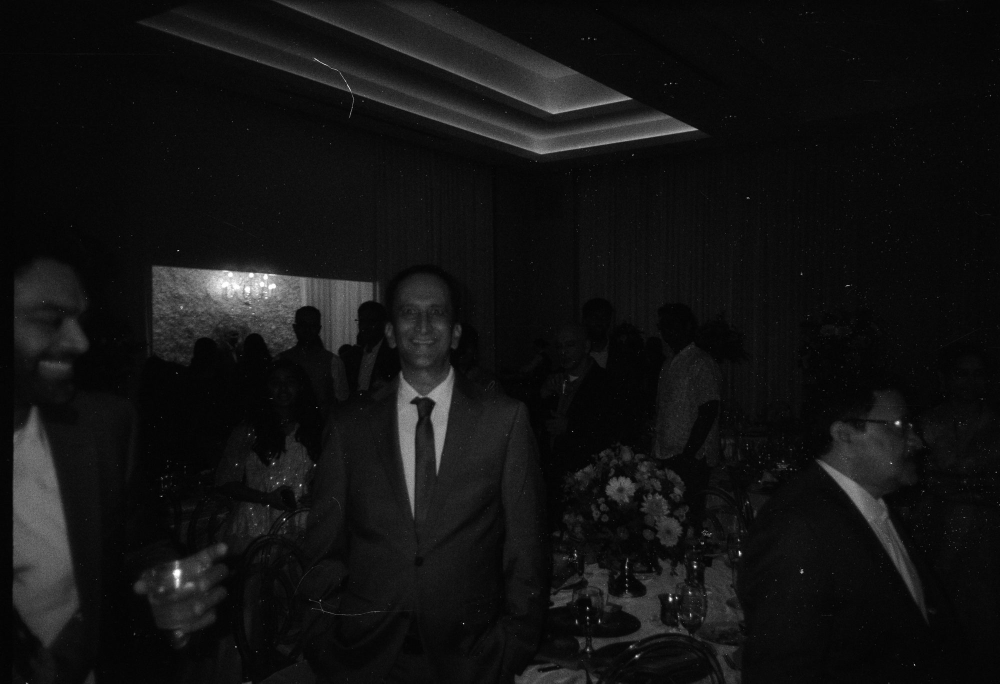
#> input picture images/film/foma400_01.jpg, 2000 x 1367 px (shown at 1/2 size)
$ python -i import-scans.py   (imports and definitions only)
#> lines starting #> are read from the running program, lines starting #| are printed output that depends on the picture; after the words box and inside, x2 and y2 are one past the last pixel; in counts of white or black regions, pixels touching at a corner belong together
#> further down, picture is the input picture: PIL image 2000x1367 RGB; min 0, max 255, mean 18.7
"""Import a roll of film scans into the site, in two steps with a review between.

1. Plan: analyze a folder of scans.
     python3 scripts/import-scans.py plan <scan-folder> --stock portra400
   - Finds duplicate frames, both within the folder and against photos already
     on the site, using a perceptual "difference hash".
   - Proposes crops for white scanner borders and black frame edges (the gap
     between frames, once a negative is inverted) using per-row/column
     brightness profiles.
   - Writes import-plan.json and a review sheet (import-review.jpg) with each
     proposed crop drawn as a red line and each duplicate labelled.

2. Review: open the sheet. In import-plan.json, set "apply_crop": false for any
   proposed crop that is really part of the photo (sky, a white wall, a light
   leak), and "skip": false for a flagged duplicate you want to keep anyway.

3. Apply: export the frames.
     python3 scripts/import-scans.py apply import-plan.json
   - Writes images/film/<stock>_<NN>.jpg, numbered after the stock's existing
     photos, in frame order: approved crops applied, 2000px on the long edge,
     EXIF removed.
   Then run `npm run photos` to make thumbnails and update photos.json.

Needs Pillow: pip install pillow
"""
import argparse
import json
import re
import sys
from pathlib import Path
from PIL import Image, ImageChops, ImageDraw, ImageOps

Image.MAX_IMAGE_PIXELS = None  # film scans can be 10,000+ px wide
ROOT = Path(__file__).resolve().parent.parent
FILM = ROOT / "images" / "film"
EXTS = {".jpg", ".jpeg", ".png", ".tif", ".tiff"}
LONG = 2000          # exported long edge, px

# Duplicate detection
HASH_SIZE = 16       # 16x16 = 256-bit difference hash
DUPLICATE_BITS = 20  # hashes this close (of 256 bits) are treated as the same frame
NOISE = 3            # a bit only counts as different if the brightness steps differ by more than this

# White-border detection, all as shares of a row/column or of the image side
WHITE = 200          # a pixel counts as white if every channel is above this...
NEUTRAL = 45         # ...and its channels are within this of each other (not a colored light leak)
BAND = 0.45          # a line is part of the border band if this share of it is white
TAIL = 0.06          # keep trimming a ragged edge while the white share stays above this
MAX_REBATE = 0.08    # a dark film edge this wide may sit outside the white band
MAX_CUT = 0.18       # the band must end within this share of the side, or it's sky/wall
SOLID = 0.85         # a border has at least one line this white; a wall or sky is patchier
MARGIN = 0.003       # trim a hair past the band so no white sliver remains

# Black frame edges (the unexposed gap between frames comes out black once inverted)
DARK = 40            # a pixel counts as black if every channel is below this
DARK_BAND = 0.85     # a line is part of the black edge if this share of it is black
DARK_DROP = 0.2      # just past the band the black share must fall by this much, or it's a night scene
MAX_DARK_CUT = 0.05  # the black edge must end within this share of the side


# ---------------------------------------------------------------- helpers

# [8 lines left out: function frame_order, not called in this run]


def pixels(im):
    """All pixel values, row by row (get_flattened_data is Pillow 11.3+)."""
    return list(im.get_flattened_data() if hasattr(im, "get_flattened_data") else im.getdata())


# [24 lines left out: functions open_scan, dhash, distance, not called in this run]


def white_mask(im):
    """255 where a pixel is bright AND neutral (white or near-white), else 0."""
    r, g, b = im.split()
    bright = ImageChops.darker(ImageChops.darker(r, g), b).point(lambda v: 255 if v > WHITE else 0)
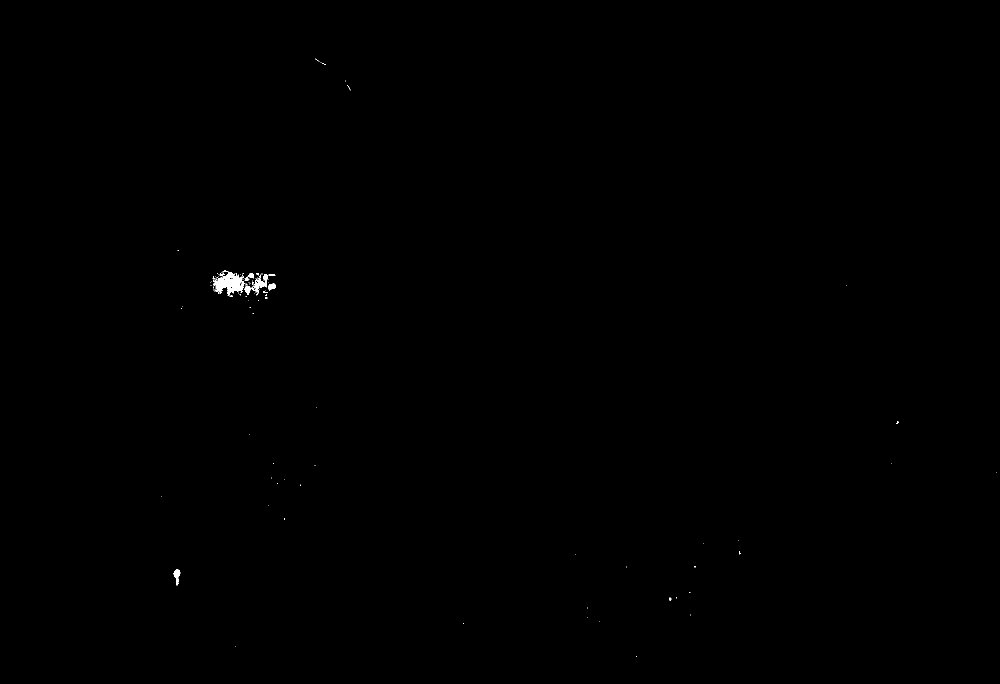
#> bright: PIL image 2000x1367 L (shown at 1/2 size); 0.12% white; 110 white regions (102 under 20 px), largest, box (x1, y1, x2, y2) and area: (426, 544, 494, 591) 1596, (502, 548, 536, 591) 517, (346, 1139, 361, 1171) 229
    spread = ImageChops.subtract(ImageChops.lighter(ImageChops.lighter(r, g), b),
                                 ImageChops.darker(ImageChops.darker(r, g), b))
#> spread: PIL image 2000x1367 L; every value is 0
    neutral = spread.point(lambda v: 255 if v < NEUTRAL else 0)
#> neutral: PIL image 2000x1367 L; every value is 255
    return ImageChops.darker(bright, neutral)


def dark_mask(im):
    """255 where every channel of a pixel is below DARK, else 0."""
    r, g, b = im.split()
    return ImageChops.lighter(ImageChops.lighter(r, g), b).point(lambda v: 255 if v < DARK else 0)
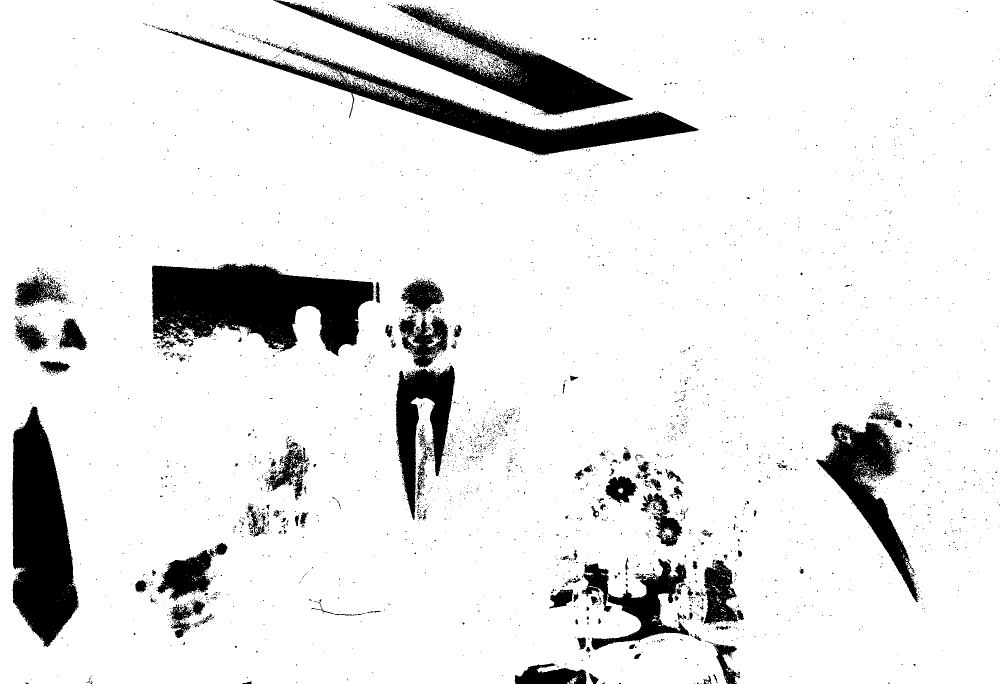
#> returned value: PIL image 2000x1367 L (shown at 1/2 size); 89.5% white; 3369 black regions (3203 under 20 px), largest, box (x1, y1, x2, y2) and area: (304, 527, 749, 712) 53352, (25, 813, 157, 1294) 42144, (315, 54, 1397, 311) 36142


def profile(mask, side):
    """Share of white pixels in each column (left/right) or row (top/bottom),
    ordered from that edge inward."""
    w, h = mask.size
    size = (w, 1) if side in ("left", "right") else (1, h)
    line = [v / 255 for v in pixels(mask.resize(size, Image.BOX))]
    return line[::-1] if side in ("right", "bottom") else line


def border_cut(p):
    """How much of a side to trim (0..MAX_CUT as a share), or 0 if there's no border.

    A border is a band of white lines that starts at the edge (optionally past a
    thin dark film edge), is nearly solid white somewhere, and then ends sharply.
    A bright area that is patchy or runs on past MAX_CUT (sky, a white wall) is
    part of the photo and is left alone."""
    n = len(p)
    i = 0
    while i < n * MAX_REBATE and p[i] < BAND:
        i += 1
    if i >= n * MAX_REBATE or p[i] < BAND:
        return 0.0                     # no white band near this edge
    if i and sum(p[:i]) / i > 0.1:
        return 0.0                     # what's outside the band must be a dark film edge
    j = i
    while j < n * MAX_CUT and p[j] >= BAND:
        j += 1
    if j >= n * MAX_CUT:
        return 0.0                     # runs on too far: sky or a wall, not a border
    if max(p[i:j]) < SOLID:
        return 0.0                     # never solid white: a wall or sky at the edge
    stop = min(n * MAX_CUT, j + (j - i) + 2)
    while j < stop and p[j] > TAIL:
        j += 1                         # ragged edge of a tilted border, at most as wide again
    if j >= n * MAX_CUT:
        return 0.0
    return round((j + n * MARGIN) / n, 4)


def dark_cut(p):
    """How much of a side to trim for a black frame edge (a share), or 0.

    The band is nearly solid black from the edge and ends sharply. A night scene
    is dark at the edge too, but it stays dark further in or fades out slowly."""
    n = len(p)
    i = 0
    while i < n * 0.005 and p[i] < DARK_BAND:
        i += 1                         # a hairline of scanner light at the very edge
    j = i
    while j < n * MAX_DARK_CUT and p[j] >= DARK_BAND:
        j += 1
    if j - i < 2 or j >= n * MAX_DARK_CUT:
        return 0.0
    after = p[j:j + max(3, round(n * 0.01))]
    if sum(p[i:j]) / (j - i) - sum(after) / len(after) < DARK_DROP:
        return 0.0
    return round((j + n * MARGIN) / n, 4)


def find_borders(im):
    """Share of each side to trim: a white scanner border, then any black frame
    edge just inside it."""
    white, dark = white_mask(im), dark_mask(im)
    cuts = {}
    for side in ("left", "top", "right", "bottom"):
        w = border_cut(profile(white, side))
        p = profile(dark, side)
        k = round(w * len(p))
        cuts[side] = round(w + dark_cut(p[k:]) * (len(p) - k) / len(p), 4)
#> this loop made 4 passes
#> after the loop, cuts = {'left': 0.016, 'top': 0, 'right': 0, 'bottom': 0}
    return cuts


# [5 lines left out: function cropped, not called in this run]


def next_number(stock):
    nums = [int(m.group(1)) for f in FILM.glob(f"{stock}_*.jpg") if (m := re.fullmatch(rf"{stock}_(\d+)", f.stem))]
    return max(nums, default=0) + 1


# ---------------------------------------------------------------- plan

# [124 lines left out: functions plan, review_sheet, apply, main, not called in this run]


# [2 lines not run here, left out]

>>> from PIL import Image
>>> picture = Image.open('../images/film/foma400_01.jpg')
>>> result = find_borders(picture)
#> result = {'left': 0.016, 'top': 0, 'right': 0, 'bottom': 0}

$ run again, on images/film/foma400_15.jpg
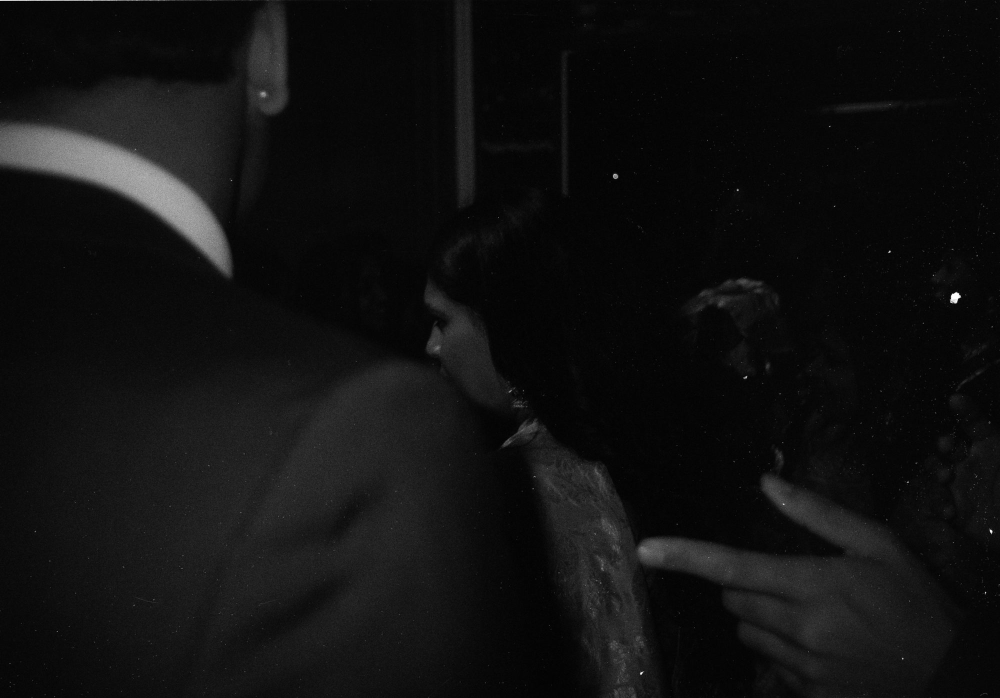
#> input picture images/film/foma400_15.jpg, 2000 x 1396 px (shown at 1/2 size)
#> picture is the input picture: PIL image 2000x1396 RGB; min 0, max 255, mean 16.6
#> bright: PIL image 2000x1396 L; 0.02% white; 18 white regions (16 under 20 px), largest, box (x1, y1, x2, y2) and area: (1902, 585, 1921, 607) 257, (0, 0, 231, 1) 231
#> spread: PIL image 2000x1396 L; every value is 0
#> neutral: PIL image 2000x1396 L; every value is 255
#> in dark_mask, `return ImageChops.lighter(ImageChops.lighter(r, g), b).point(lambda v:..`:
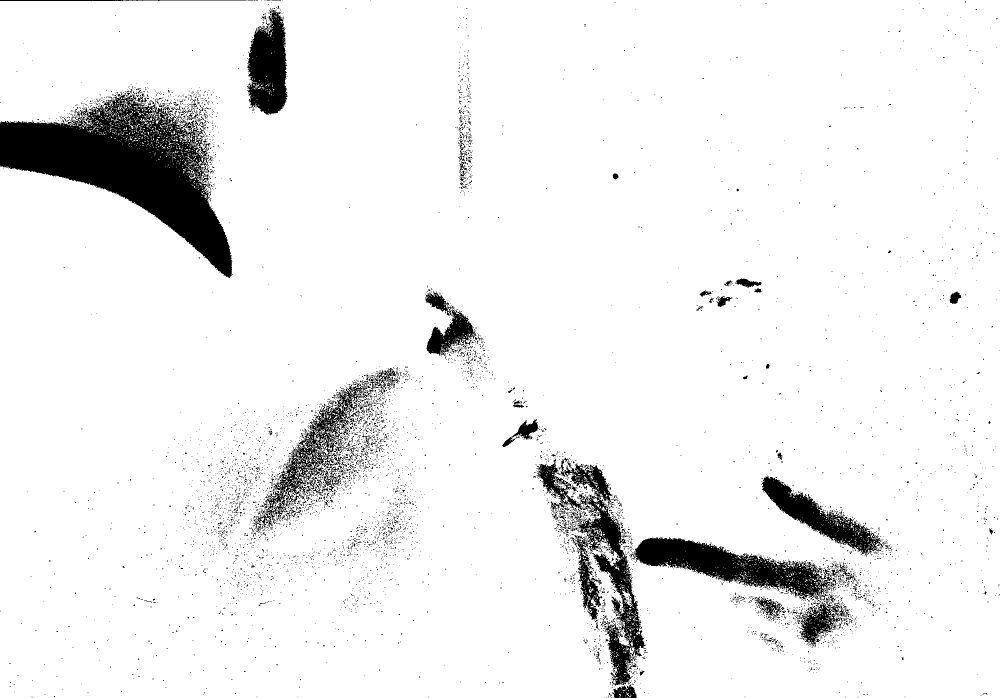
#> returned value: PIL image 2000x1396 L (shown at 1/2 size); 93.4% white; 6294 black regions (6130 under 20 px), largest, box (x1, y1, x2, y2) and area: (0, 188, 465, 556) 67606, (1264, 1074, 1690, 1294) 23534, (1072, 918, 1291, 1371) 22905
#> the loop in find_borders, `for side in ("left", "top", "right", "bottom"):` made 4 passes
#> after the loop in find_borders, `for side in ("left", "top", "right", "bottom"):`: cuts = {'left': 0, 'top': 0, 'right': 0, 'bottom': 0}

$ run again, on images/film/foma400_19.jpg
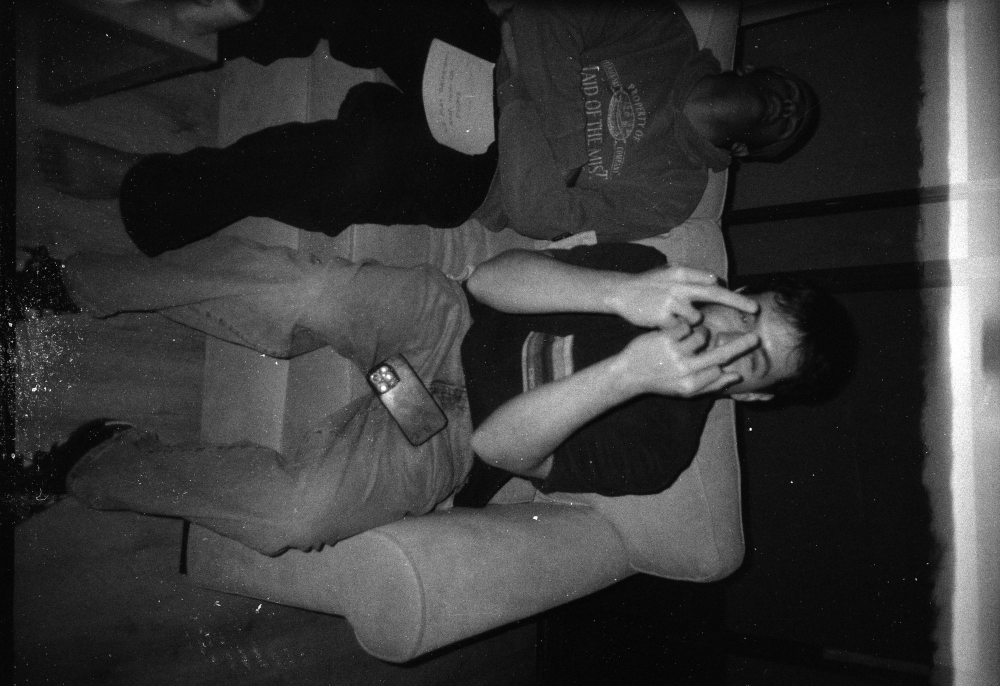
#> input picture images/film/foma400_19.jpg, 2000 x 1371 px (shown at 1/2 size)
#> picture is the input picture: PIL image 2000x1371 RGB; min 0, max 255, mean 54.9
#> in white_mask, `bright = ImageChops.darker(ImageChops.darker(r, g), b).point(lambda v:..`:
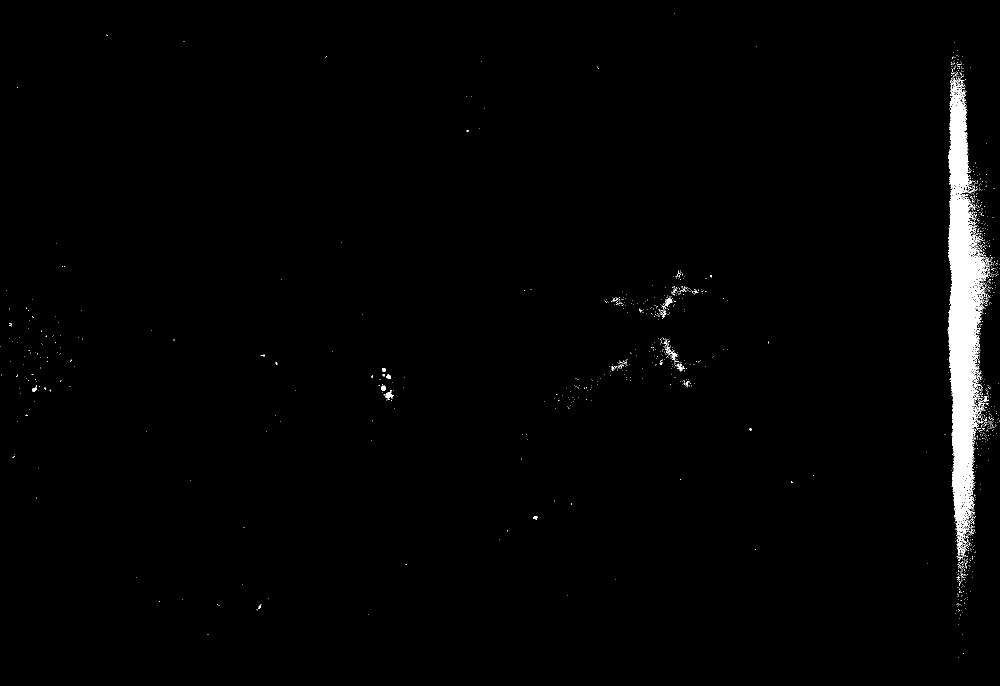
#> bright: PIL image 2000x1371 L (shown at 1/2 size); 1.5% white; 1540 white regions (1512 under 20 px), largest, box (x1, y1, x2, y2) and area: (1896, 155, 1978, 1112) 36539, (770, 780, 787, 797) 135, (1332, 692, 1355, 721) 130
#> spread: PIL image 2000x1371 L; every value is 0
#> neutral: PIL image 2000x1371 L; every value is 255
#> in dark_mask, `return ImageChops.lighter(ImageChops.lighter(r, g), b).point(lambda v:..`:
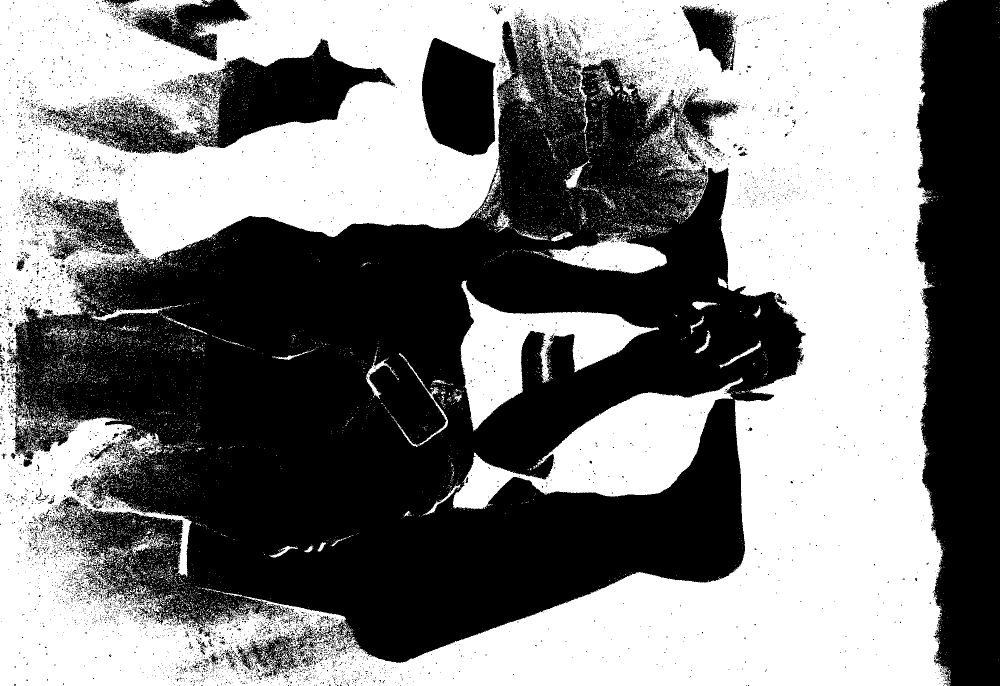
#> returned value: PIL image 2000x1371 L (shown at 1/2 size); 50.5% white; 6703 black regions (6495 under 20 px), largest, box (x1, y1, x2, y2) and area: (14, 42, 1612, 1326) 1012595, (1830, 0, 2000, 1371) 198628, (88, 77, 791, 308) 53037
#> the loop in find_borders, `for side in ("left", "top", "right", "bottom"):` made 4 passes
#> after the loop in find_borders, `for side in ("left", "top", "right", "bottom"):`: cuts = {'left': 0, 'top': 0, 'right': 0, 'bottom': 0}
